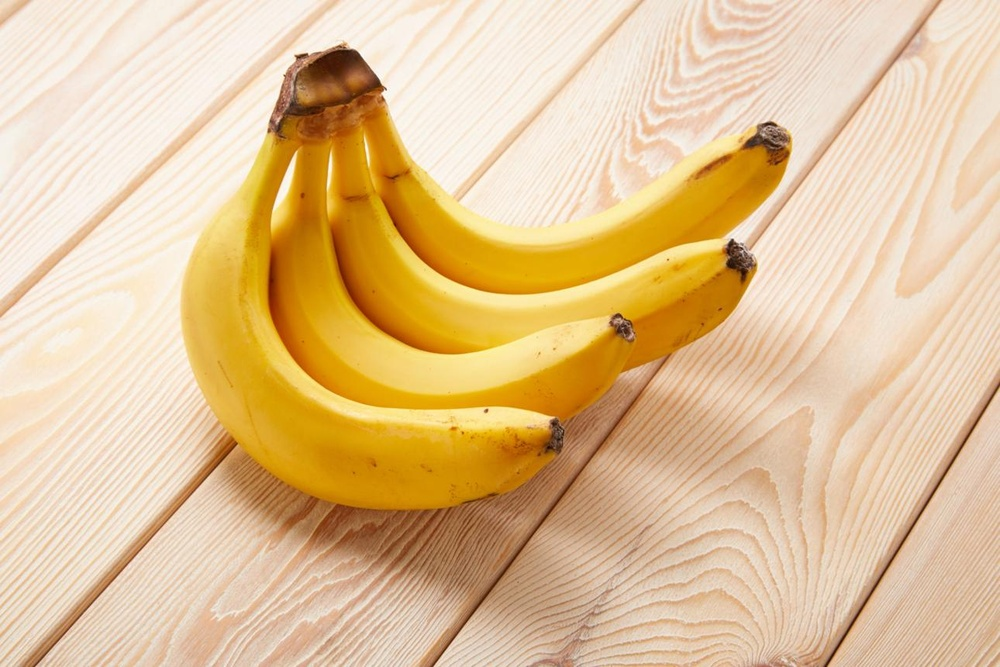
#> input picture assign_18/img/img_4.jpeg, 1000 x 667 px, shrunk from 1290 x 860 before the run, found by its file name
$ python 3_dizenzo.py   (older library calls are emulated)
#> lines starting #> are read from the running program, lines starting #| are printed output that depends on the picture
import cv2
import numpy as np
import matplotlib.pyplot as plt

img = cv2.imread("img_4.jpeg")
#> img is the input picture: shape (667, 1000, 3); mean B, G, R 149.2, 194.5, 226.2
img = cv2.cvtColor(img, cv2.COLOR_BGR2RGB)

r, g, b = cv2.split(img.astype(np.float32))
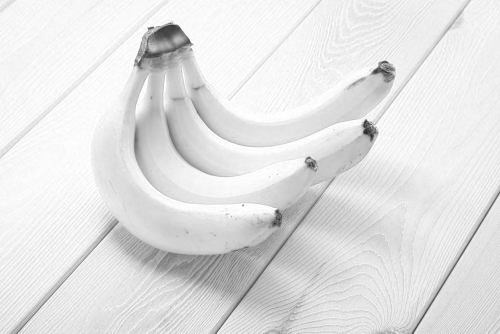
#> r: shape (667, 1000) float32 (shown at 1/2 size); min 35, max 255, mean 226.2
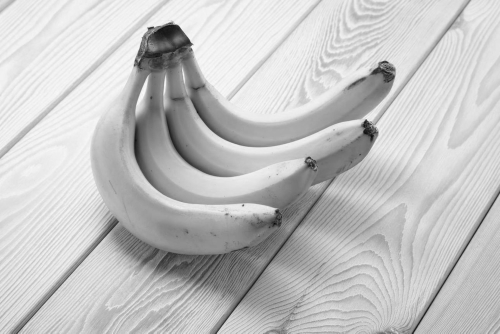
#> g: shape (667, 1000) float32 (shown at 1/2 size); min 0, max 254, mean 194.5
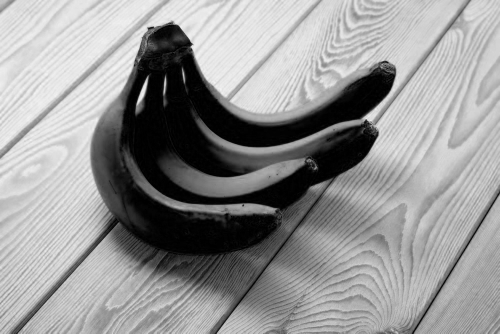
#> b: shape (667, 1000) float32 (shown at 1/2 size); min 0, max 246, mean 149.2

rx = cv2.Sobel(r, cv2.CV_32F, 1, 0, ksize=3)
ry = cv2.Sobel(r, cv2.CV_32F, 0, 1, ksize=3)
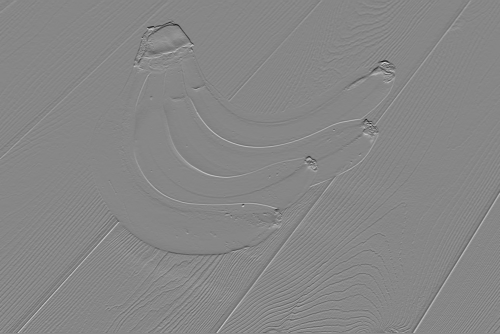
#> ry: shape (667, 1000) float32 (shown at 1/2 size); min -629, max 559, mean -0.3; drawn with min black and max white

gx = cv2.Sobel(g, cv2.CV_32F, 1, 0, ksize=3)
gy = cv2.Sobel(g, cv2.CV_32F, 0, 1, ksize=3)

bx = cv2.Sobel(b, cv2.CV_32F, 1, 0, ksize=3)
by = cv2.Sobel(b, cv2.CV_32F, 0, 1, ksize=3)

J11 = rx**2 + gx**2 + bx**2
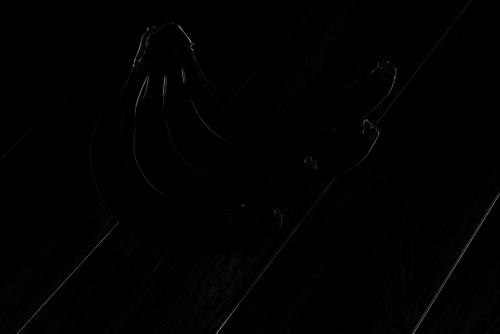
#> J11: shape (667, 1000) float32 (shown at 1/2 size); min 0, max 1258785, mean 6394.1; drawn with min black and max white
J22 = ry**2 + gy**2 + by**2
J12 = rx * ry + gx * gy + bx * by

theta = 0.5 * np.arctan2(2 * J12, J11 - J22)
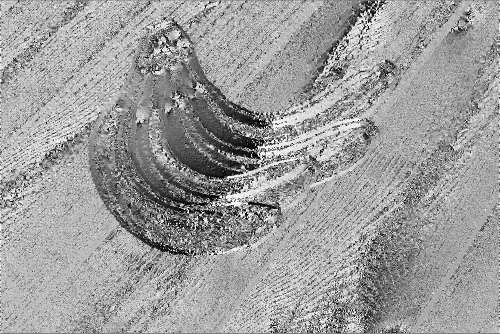
#> theta: shape (667, 1000) float32 (shown at 1/2 size); min -1.57, max 1.57, mean 0.366; drawn with min black and max white

G = np.sqrt(
    0.5 * (J11 + J22 + (J11 - J22) * np.cos(2 * theta) + 2 * J12 * np.sin(2 * theta))
)
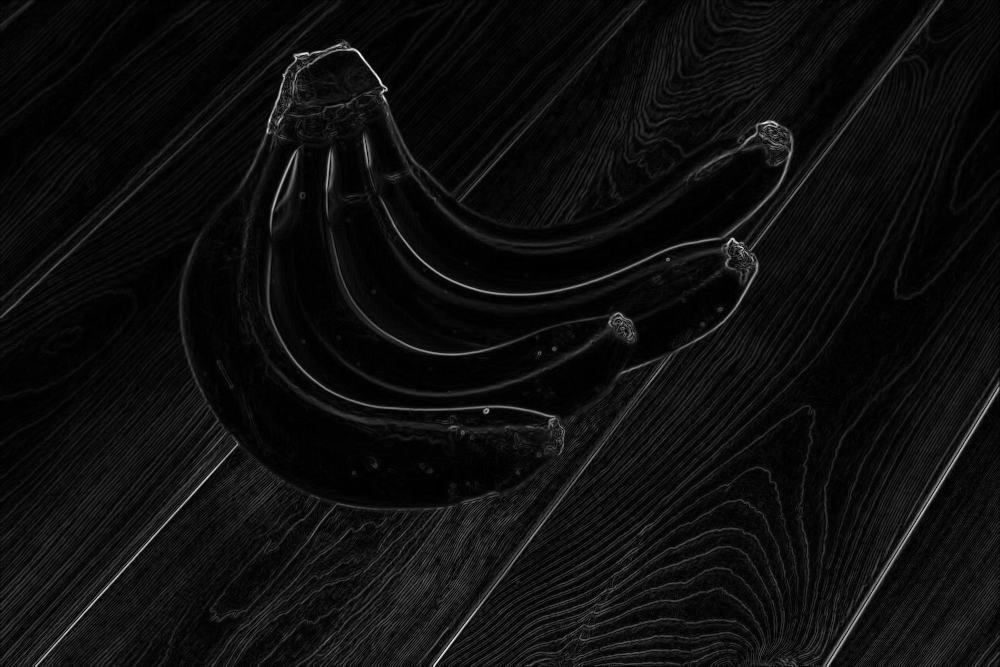
#> G: shape (667, 1000) float32; min 0, max 1254.9, mean 71.6; drawn with min black and max white

G = cv2.normalize(G, None, 0, 255, cv2.NORM_MINMAX)
G = G.astype(np.uint8)

plt.subplot(1, 2, 1)
plt.imshow(img)
plt.title("Original Image")
plt.axis("off")

plt.subplot(1, 2, 2)
plt.imshow(G, cmap="gray")
plt.title("Di Zenzo Edge Detection")
plt.axis("off")

plt.show()

$ run again, with assign_18/img/img_1.jpeg copied over assign_18/img/img_4.jpeg
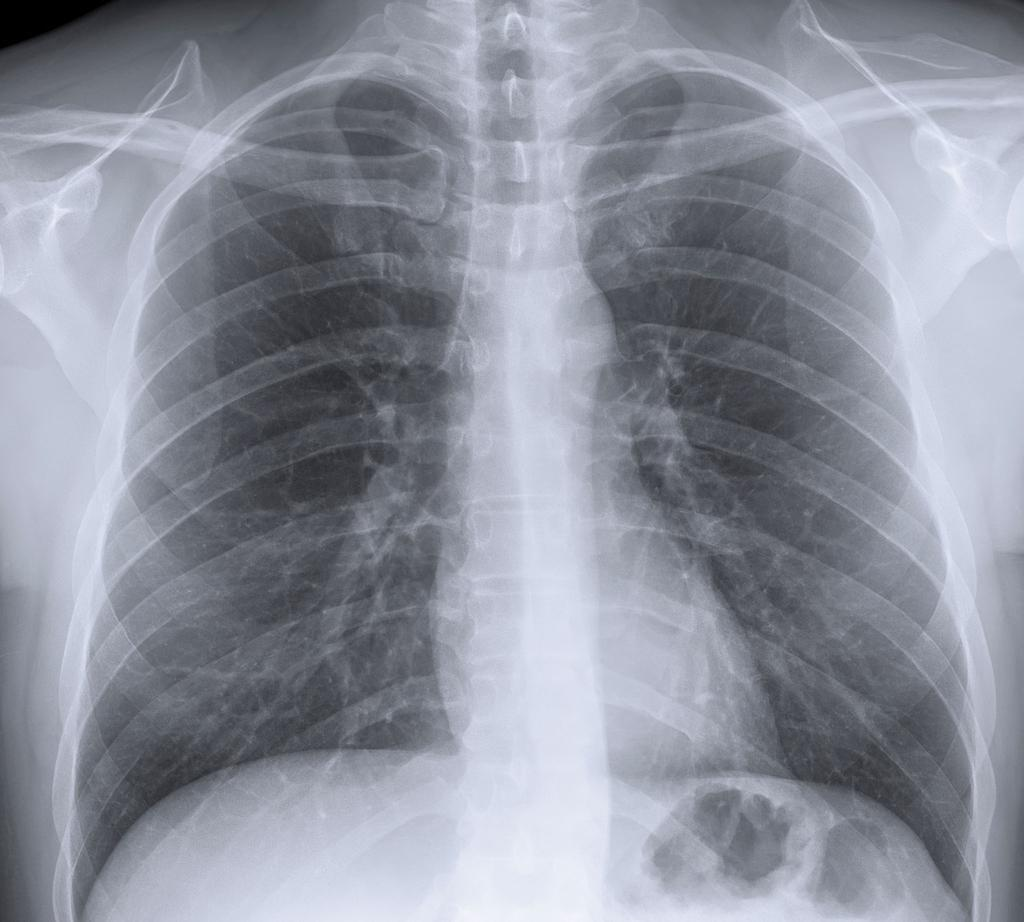
#> input picture assign_18/img/img_1.jpeg, 1024 x 922 px, found by its file name
#> img is the input picture: shape (922, 1024, 3); mean B, G, R 157.1, 145.2, 141.4
#> `theta = 0.5 * np.arctan2(2 * J12, J11 - J22)`:
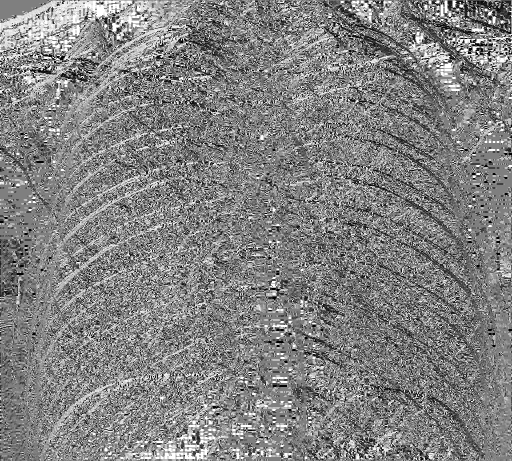
#> theta: shape (922, 1024) float32 (shown at 1/2 size); min -1.57, max 1.57, mean 0.0326; drawn with min black and max white
#> `G = np.sqrt( 0.5 * (J11 + J22 + (J11 - J22) * np.cos(2 * theta) + 2 * ..`:
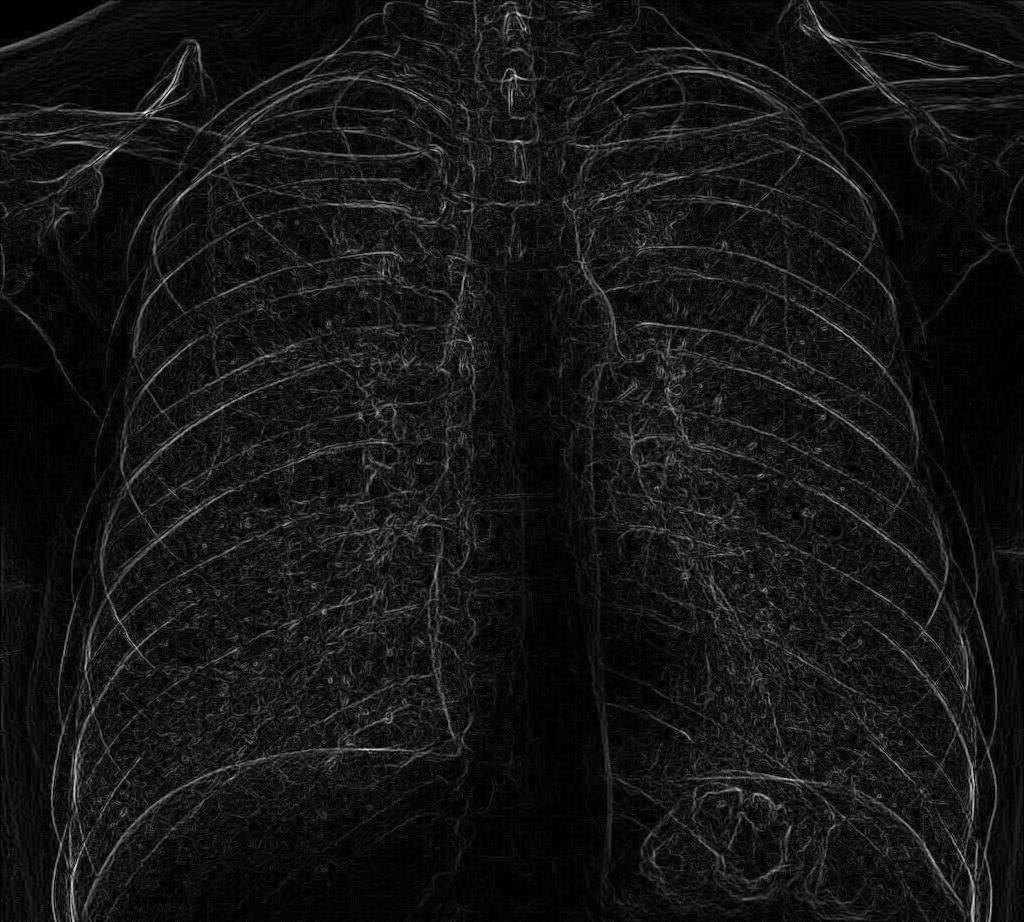
#> G: shape (922, 1024) float32; min 0, max 407.3, mean 34; drawn with min black and max white

$ run again, with assign_18/img/img_2.jpeg copied over assign_18/img/img_4.jpeg
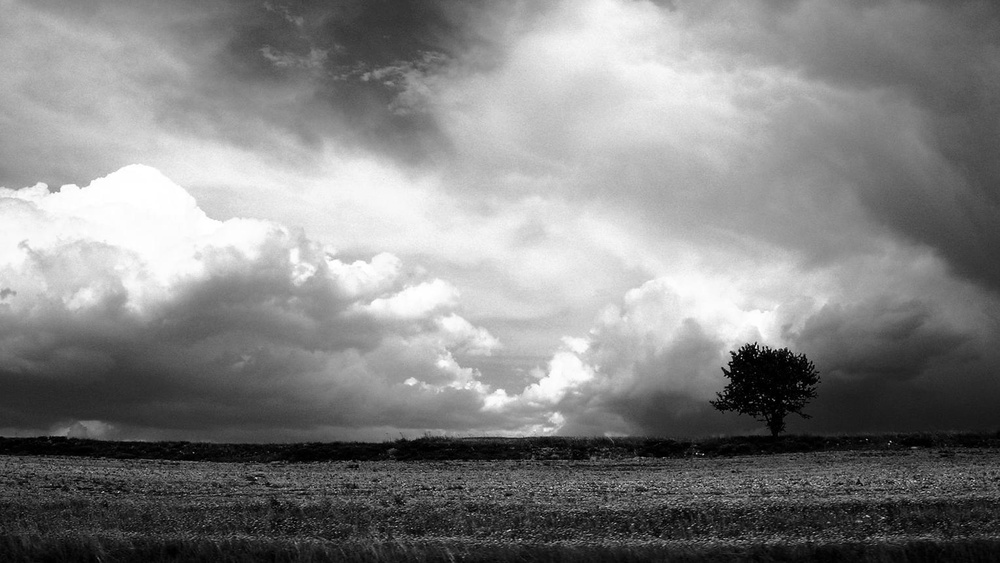
#> input picture assign_18/img/img_2.jpeg, 1000 x 563 px, shrunk from 1527 x 860 before the run, found by its file name
#> img is the input picture: shape (563, 1000, 3); min 0, max 255, mean 131.9
#> `theta = 0.5 * np.arctan2(2 * J12, J11 - J22)`:
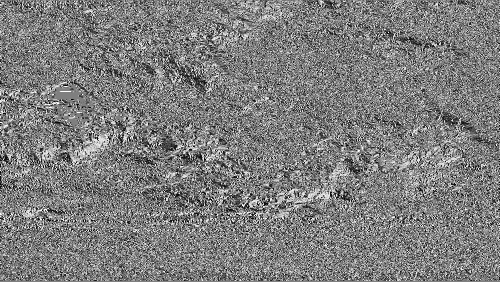
#> theta: shape (563, 1000) float32 (shown at 1/2 size); min -1.57, max 1.57, mean -0.0187; drawn with min black and max white
#> `G = np.sqrt( 0.5 * (J11 + J22 + (J11 - J22) * np.cos(2 * theta) + 2 * ..`:
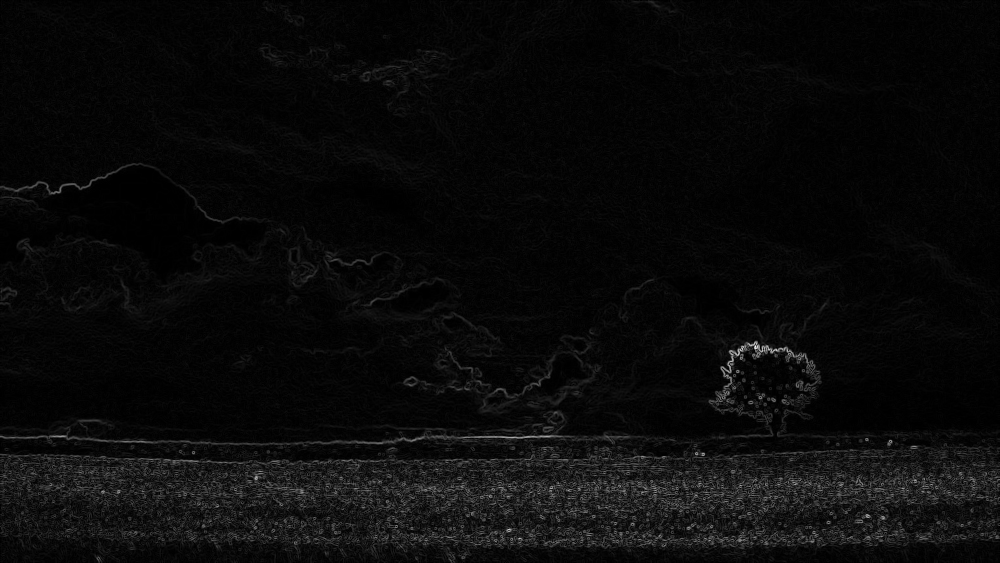
#> G: shape (563, 1000) float32; min 0, max 1604.9, mean 66.1; drawn with min black and max white
